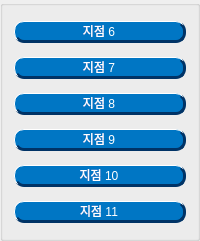
                  <widget class="QGroupBox" name="groupBox_13">
                   <property name="title">
                    <string/>
                   </property>
                   <layout class="QVBoxLayout" name="verticalLayout_3">
                    <item>
                     <widget class="QPushButton" name="pose_6_btn">
                      <property name="sizePolicy">
                       <sizepolicy hsizetype="Expanding" vsizetype="Expanding">
                        <horstretch>0</horstretch>
                        <verstretch>0</verstretch>
                       </sizepolicy>
                      </property>
                      <property name="styleSheet">
                       <string notr="true">/* 1. 모든 관련 버튼 공통 기본 스타일 (파란색) */
#home_pose_btn, #waypoint_pose_btn, 
#pose_1_btn, #pose_2_btn, #pose_3_btn, #pose_4_btn, #pose_5_btn, 
#pose_6_btn, #pose_7_btn, #pose_8_btn, #pose_9_btn, #pose_10_btn, #pose_11_btn,
#cell_1_btn, #cell_2_btn {
    color: #ffffff;
    background-color: #0076c4; /* 기본 배경: 파란색 */
    font: bold 16pt &quot;Arial&quot;;
    border: 1px solid #ffffff;
    border-radius: 10px;
    border-bottom: 3px solid #003366;
    border-right: 3px solid #003366;
    margin-top: 4px;                 
    margin-bottom: 4px;
}

/* 2. 비활성화 상태 (Disabled): 회색 */
#home_pose_btn:disabled, #waypoint_pose_btn:disabled,
#pose_1_btn:disabled, #pose_2_btn:disabled, #pose_3_btn:disabled, #pose_4_btn:disabled, #pose_5_btn:disabled, 
#pose_6_btn:disabled, #pose_7_btn:disabled, #pose_8_btn:disabled, #pose_9_btn:disabled, #pose_10_btn:disabled, #pose_11_btn:disabled,
#cell_1_btn:disabled, #cell_2_btn:disabled {
    background-color: #888888 !important; /* 배경 강제 회색 */
    color: #cccccc;
    border: 1px solid #aaaaaa;
    border-bottom: 3px solid #555555;
    border-right: 3px solid #555555;
}

/* 3. 버튼이 체크(눌려 있는 유지 상태)되었을 때: 확실한 초록색 */
#home_pose_btn:checked, #waypoint_pose_btn:checked,
#pose_1_btn:checked, #pose_2_btn:checked, #pose_3_btn:checked, #pose_4_btn:checked, #pose_5_btn:checked, 
#pose_6_btn:checked, #pose_7_btn:checked, #pose_8_btn:checked, #pose_9_btn:checked, #pose_10_btn:checked, #pose_11_btn:checked,
#cell_1_btn:checked, #cell_2_btn:checked {
    background-color: #6ac529 !important; /* 배경 강제 초록색 */
    border-bottom: 3px solid #439608;
    border-right: 3px solid #439608;
}

/* 5. 클릭하는 순간 (눌리는 애니메이션) */
#home_pose_btn:pressed, #waypoint_pose_btn:pressed,
#pose_1_btn:pressed, #pose_2_btn:pressed, #pose_3_btn:pressed, #pose_4_btn:pressed, #pose_5_btn:pressed, 
#pose_6_btn:pressed, #pose_7_btn:pressed, #pose_8_btn:pressed, #pose_9_btn:pressed, #pose_10_btn:pressed, #pose_11_btn:pressed,
#cell_1_btn:pressed, #cell_2_btn:pressed {
    background-color: #005a9e;
    border-top: 3px solid #003366;
    border-left: 3px solid #003366;
    border-bottom: none;
    border-right: none;
    margin-top: 6px;
    margin-bottom: 2px;
}</string>
                      </property>
                      <property name="text">
                       <string>지점 6</string>
                      </property>
                      <property name="checkable">
                       <bool>true</bool>
                      </property>
                     </widget>
                    </item>
                    <item>
                     <widget class="QPushButton" name="pose_7_btn">
                      <property name="sizePolicy">
                       <sizepolicy hsizetype="Expanding" vsizetype="Expanding">
                        <horstretch>0</horstretch>
                        <verstretch>0</verstretch>
                       </sizepolicy>
                      </property>
                      <property name="styleSheet">
                       <string notr="true">/* 1. 모든 관련 버튼 공통 기본 스타일 (파란색) */
#home_pose_btn, #waypoint_pose_btn, 
#pose_1_btn, #pose_2_btn, #pose_3_btn, #pose_4_btn, #pose_5_btn, 
#pose_6_btn, #pose_7_btn, #pose_8_btn, #pose_9_btn, #pose_10_btn, #pose_11_btn,
#cell_1_btn, #cell_2_btn {
    color: #ffffff;
    background-color: #0076c4; /* 기본 배경: 파란색 */
    font: bold 16pt &quot;Arial&quot;;
    border: 1px solid #ffffff;
    border-radius: 10px;
    border-bottom: 3px solid #003366;
    border-right: 3px solid #003366;
    margin-top: 4px;                 
    margin-bottom: 4px;
}

/* 2. 비활성화 상태 (Disabled): 회색 */
#home_pose_btn:disabled, #waypoint_pose_btn:disabled,
#pose_1_btn:disabled, #pose_2_btn:disabled, #pose_3_btn:disabled, #pose_4_btn:disabled, #pose_5_btn:disabled, 
#pose_6_btn:disabled, #pose_7_btn:disabled, #pose_8_btn:disabled, #pose_9_btn:disabled, #pose_10_btn:disabled, #pose_11_btn:disabled,
#cell_1_btn:disabled, #cell_2_btn:disabled {
    background-color: #888888 !important; /* 배경 강제 회색 */
    color: #cccccc;
    border: 1px solid #aaaaaa;
    border-bottom: 3px solid #555555;
    border-right: 3px solid #555555;
}

/* 3. 버튼이 체크(눌려 있는 유지 상태)되었을 때: 확실한 초록색 */
#home_pose_btn:checked, #waypoint_pose_btn:checked,
#pose_1_btn:checked, #pose_2_btn:checked, #pose_3_btn:checked, #pose_4_btn:checked, #pose_5_btn:checked, 
#pose_6_btn:checked, #pose_7_btn:checked, #pose_8_btn:checked, #pose_9_btn:checked, #pose_10_btn:checked, #pose_11_btn:checked,
#cell_1_btn:checked, #cell_2_btn:checked {
    background-color: #6ac529 !important; /* 배경 강제 초록색 */
    border-bottom: 3px solid #439608;
    border-right: 3px solid #439608;
}

/* 5. 클릭하는 순간 (눌리는 애니메이션) */
#home_pose_btn:pressed, #waypoint_pose_btn:pressed,
#pose_1_btn:pressed, #pose_2_btn:pressed, #pose_3_btn:pressed, #pose_4_btn:pressed, #pose_5_btn:pressed, 
#pose_6_btn:pressed, #pose_7_btn:pressed, #pose_8_btn:pressed, #pose_9_btn:pressed, #pose_10_btn:pressed, #pose_11_btn:pressed,
#cell_1_btn:pressed, #cell_2_btn:pressed {
    background-color: #005a9e;
    border-top: 3px solid #003366;
    border-left: 3px solid #003366;
    border-bottom: none;
    border-right: none;
    margin-top: 6px;
    margin-bottom: 2px;
}</string>
                      </property>
                      <property name="text">
                       <string>지점 7</string>
                      </property>
                      <property name="checkable">
                       <bool>true</bool>
                      </property>
                     </widget>
                    </item>
                    <item>
                     <widget class="QPushButton" name="pose_8_btn">
                      <property name="sizePolicy">
                       <sizepolicy hsizetype="Expanding" vsizetype="Expanding">
                        <horstretch>0</horstretch>
                        <verstretch>0</verstretch>
                       </sizepolicy>
                      </property>
                      <property name="styleSheet">
                       <string notr="true">/* 1. 모든 관련 버튼 공통 기본 스타일 (파란색) */
#home_pose_btn, #waypoint_pose_btn, 
#pose_1_btn, #pose_2_btn, #pose_3_btn, #pose_4_btn, #pose_5_btn, 
#pose_6_btn, #pose_7_btn, #pose_8_btn, #pose_9_btn, #pose_10_btn, #pose_11_btn,
#cell_1_btn, #cell_2_btn {
    color: #ffffff;
    background-color: #0076c4; /* 기본 배경: 파란색 */
    font: bold 16pt &quot;Arial&quot;;
    border: 1px solid #ffffff;
    border-radius: 10px;
    border-bottom: 3px solid #003366;
    border-right: 3px solid #003366;
    margin-top: 4px;                 
    margin-bottom: 4px;
}

/* 2. 비활성화 상태 (Disabled): 회색 */
#home_pose_btn:disabled, #waypoint_pose_btn:disabled,
#pose_1_btn:disabled, #pose_2_btn:disabled, #pose_3_btn:disabled, #pose_4_btn:disabled, #pose_5_btn:disabled, 
#pose_6_btn:disabled, #pose_7_btn:disabled, #pose_8_btn:disabled, #pose_9_btn:disabled, #pose_10_btn:disabled, #pose_11_btn:disabled,
#cell_1_btn:disabled, #cell_2_btn:disabled {
    background-color: #888888 !important; /* 배경 강제 회색 */
    color: #cccccc;
    border: 1px solid #aaaaaa;
    border-bottom: 3px solid #555555;
    border-right: 3px solid #555555;
}

/* 3. 버튼이 체크(눌려 있는 유지 상태)되었을 때: 확실한 초록색 */
#home_pose_btn:checked, #waypoint_pose_btn:checked,
#pose_1_btn:checked, #pose_2_btn:checked, #pose_3_btn:checked, #pose_4_btn:checked, #pose_5_btn:checked, 
#pose_6_btn:checked, #pose_7_btn:checked, #pose_8_btn:checked, #pose_9_btn:checked, #pose_10_btn:checked, #pose_11_btn:checked,
#cell_1_btn:checked, #cell_2_btn:checked {
    background-color: #6ac529 !important; /* 배경 강제 초록색 */
    border-bottom: 3px solid #439608;
    border-right: 3px solid #439608;
}

/* 5. 클릭하는 순간 (눌리는 애니메이션) */
#home_pose_btn:pressed, #waypoint_pose_btn:pressed,
#pose_1_btn:pressed, #pose_2_btn:pressed, #pose_3_btn:pressed, #pose_4_btn:pressed, #pose_5_btn:pressed, 
#pose_6_btn:pressed, #pose_7_btn:pressed, #pose_8_btn:pressed, #pose_9_btn:pressed, #pose_10_btn:pressed, #pose_11_btn:pressed,
#cell_1_btn:pressed, #cell_2_btn:pressed {
    background-color: #005a9e;
    border-top: 3px solid #003366;
    border-left: 3px solid #003366;
    border-bottom: none;
    border-right: none;
    margin-top: 6px;
    margin-bottom: 2px;
}</string>
                      </property>
                      <property name="text">
                       <string>지점 8</string>
                      </property>
                      <property name="checkable">
                       <bool>true</bool>
                      </property>
                     </widget>
                    </item>
                    <item>
                     <widget class="QPushButton" name="pose_9_btn">
                      <property name="sizePolicy">
                       <sizepolicy hsizetype="Expanding" vsizetype="Expanding">
                        <horstretch>0</horstretch>
                        <verstretch>0</verstretch>
                       </sizepolicy>
                      </property>
                      <property name="styleSheet">
                       <string notr="true">/* 1. 모든 관련 버튼 공통 기본 스타일 (파란색) */
#home_pose_btn, #waypoint_pose_btn, 
#pose_1_btn, #pose_2_btn, #pose_3_btn, #pose_4_btn, #pose_5_btn, 
#pose_6_btn, #pose_7_btn, #pose_8_btn, #pose_9_btn, #pose_10_btn, #pose_11_btn,
#cell_1_btn, #cell_2_btn {
    color: #ffffff;
    background-color: #0076c4; /* 기본 배경: 파란색 */
    font: bold 16pt &quot;Arial&quot;;
    border: 1px solid #ffffff;
    border-radius: 10px;
    border-bottom: 3px solid #003366;
    border-right: 3px solid #003366;
    margin-top: 4px;                 
    margin-bottom: 4px;
}

/* 2. 비활성화 상태 (Disabled): 회색 */
#home_pose_btn:disabled, #waypoint_pose_btn:disabled,
#pose_1_btn:disabled, #pose_2_btn:disabled, #pose_3_btn:disabled, #pose_4_btn:disabled, #pose_5_btn:disabled, 
#pose_6_btn:disabled, #pose_7_btn:disabled, #pose_8_btn:disabled, #pose_9_btn:disabled, #pose_10_btn:disabled, #pose_11_btn:disabled,
#cell_1_btn:disabled, #cell_2_btn:disabled {
    background-color: #888888 !important; /* 배경 강제 회색 */
    color: #cccccc;
    border: 1px solid #aaaaaa;
    border-bottom: 3px solid #555555;
    border-right: 3px solid #555555;
}

/* 3. 버튼이 체크(눌려 있는 유지 상태)되었을 때: 확실한 초록색 */
#home_pose_btn:checked, #waypoint_pose_btn:checked,
#pose_1_btn:checked, #pose_2_btn:checked, #pose_3_btn:checked, #pose_4_btn:checked, #pose_5_btn:checked, 
#pose_6_btn:checked, #pose_7_btn:checked, #pose_8_btn:checked, #pose_9_btn:checked, #pose_10_btn:checked, #pose_11_btn:checked,
#cell_1_btn:checked, #cell_2_btn:checked {
    background-color: #6ac529 !important; /* 배경 강제 초록색 */
    border-bottom: 3px solid #439608;
    border-right: 3px solid #439608;
}

/* 5. 클릭하는 순간 (눌리는 애니메이션) */
#home_pose_btn:pressed, #waypoint_pose_btn:pressed,
#pose_1_btn:pressed, #pose_2_btn:pressed, #pose_3_btn:pressed, #pose_4_btn:pressed, #pose_5_btn:pressed, 
#pose_6_btn:pressed, #pose_7_btn:pressed, #pose_8_btn:pressed, #pose_9_btn:pressed, #pose_10_btn:pressed, #pose_11_btn:pressed,
#cell_1_btn:pressed, #cell_2_btn:pressed {
    background-color: #005a9e;
    border-top: 3px solid #003366;
    border-left: 3px solid #003366;
    border-bottom: none;
    border-right: none;
    margin-top: 6px;
    margin-bottom: 2px;
}</string>
                      </property>
                      <property name="text">
                       <string>지점 9</string>
                      </property>
                      <property name="checkable">
                       <bool>true</bool>
                      </property>
                     </widget>
                    </item>
                    <item>
                     <widget class="QPushButton" name="pose_10_btn">
                      <property name="sizePolicy">
                       <sizepolicy hsizetype="Expanding" vsizetype="Expanding">
                        <horstretch>0</horstretch>
                        <verstretch>0</verstretch>
                       </sizepolicy>
                      </property>
                      <property name="styleSheet">
                       <string notr="true">/* 1. 모든 관련 버튼 공통 기본 스타일 (파란색) */
#home_pose_btn, #waypoint_pose_btn, 
#pose_1_btn, #pose_2_btn, #pose_3_btn, #pose_4_btn, #pose_5_btn, 
#pose_6_btn, #pose_7_btn, #pose_8_btn, #pose_9_btn, #pose_10_btn, #pose_11_btn,
#cell_1_btn, #cell_2_btn {
    color: #ffffff;
    background-color: #0076c4; /* 기본 배경: 파란색 */
    font: bold 16pt &quot;Arial&quot;;
    border: 1px solid #ffffff;
    border-radius: 10px;
    border-bottom: 3px solid #003366;
    border-right: 3px solid #003366;
    margin-top: 4px;                 
    margin-bottom: 4px;
}

/* 2. 비활성화 상태 (Disabled): 회색 */
#home_pose_btn:disabled, #waypoint_pose_btn:disabled,
#pose_1_btn:disabled, #pose_2_btn:disabled, #pose_3_btn:disabled, #pose_4_btn:disabled, #pose_5_btn:disabled, 
#pose_6_btn:disabled, #pose_7_btn:disabled, #pose_8_btn:disabled, #pose_9_btn:disabled, #pose_10_btn:disabled, #pose_11_btn:disabled,
#cell_1_btn:disabled, #cell_2_btn:disabled {
    background-color: #888888 !important; /* 배경 강제 회색 */
    color: #cccccc;
    border: 1px solid #aaaaaa;
    border-bottom: 3px solid #555555;
    border-right: 3px solid #555555;
}

/* 3. 버튼이 체크(눌려 있는 유지 상태)되었을 때: 확실한 초록색 */
#home_pose_btn:checked, #waypoint_pose_btn:checked,
#pose_1_btn:checked, #pose_2_btn:checked, #pose_3_btn:checked, #pose_4_btn:checked, #pose_5_btn:checked, 
#pose_6_btn:checked, #pose_7_btn:checked, #pose_8_btn:checked, #pose_9_btn:checked, #pose_10_btn:checked, #pose_11_btn:checked,
#cell_1_btn:checked, #cell_2_btn:checked {
    background-color: #6ac529 !important; /* 배경 강제 초록색 */
    border-bottom: 3px solid #439608;
    border-right: 3px solid #439608;
}

/* 5. 클릭하는 순간 (눌리는 애니메이션) */
#home_pose_btn:pressed, #waypoint_pose_btn:pressed,
#pose_1_btn:pressed, #pose_2_btn:pressed, #pose_3_btn:pressed, #pose_4_btn:pressed, #pose_5_btn:pressed, 
#pose_6_btn:pressed, #pose_7_btn:pressed, #pose_8_btn:pressed, #pose_9_btn:pressed, #pose_10_btn:pressed, #pose_11_btn:pressed,
#cell_1_btn:pressed, #cell_2_btn:pressed {
    background-color: #005a9e;
    border-top: 3px solid #003366;
    border-left: 3px solid #003366;
    border-bottom: none;
    border-right: none;
    margin-top: 6px;
    margin-bottom: 2px;
}</string>
                      </property>
                      <property name="text">
                       <string>지점 10</string>
                      </property>
                      <property name="checkable">
                       <bool>true</bool>
                      </property>
                     </widget>
                    </item>
                    <item>
                     <widget class="QPushButton" name="pose_11_btn">
                      <property name="sizePolicy">
                       <sizepolicy hsizetype="Expanding" vsizetype="Expanding">
                        <horstretch>0</horstretch>
                        <verstretch>0</verstretch>
                       </sizepolicy>
                      </property>
                      <property name="styleSheet">
                       <string notr="true">/* 1. 모든 관련 버튼 공통 기본 스타일 (파란색) */
#home_pose_btn, #waypoint_pose_btn, 
#pose_1_btn, #pose_2_btn, #pose_3_btn, #pose_4_btn, #pose_5_btn, 
#pose_6_btn, #pose_7_btn, #pose_8_btn, #pose_9_btn, #pose_10_btn, #pose_11_btn,
#cell_1_btn, #cell_2_btn {
    color: #ffffff;
    background-color: #0076c4; /* 기본 배경: 파란색 */
    font: bold 16pt &quot;Arial&quot;;
    border: 1px solid #ffffff;
    border-radius: 10px;
    border-bottom: 3px solid #003366;
    border-right: 3px solid #003366;
    margin-top: 4px;                 
    margin-bottom: 4px;
}

/* 2. 비활성화 상태 (Disabled): 회색 */
#home_pose_btn:disabled, #waypoint_pose_btn:disabled,
#pose_1_btn:disabled, #pose_2_btn:disabled, #pose_3_btn:disabled, #pose_4_btn:disabled, #pose_5_btn:disabled, 
#pose_6_btn:disabled, #pose_7_btn:disabled, #pose_8_btn:disabled, #pose_9_btn:disabled, #pose_10_btn:disabled, #pose_11_btn:disabled,
#cell_1_btn:disabled, #cell_2_btn:disabled {
    background-color: #888888 !important; /* 배경 강제 회색 */
    color: #cccccc;
    border: 1px solid #aaaaaa;
    border-bottom: 3px solid #555555;
    border-right: 3px solid #555555;
}

/* 3. 버튼이 체크(눌려 있는 유지 상태)되었을 때: 확실한 초록색 */
#home_pose_btn:checked, #waypoint_pose_btn:checked,
#pose_1_btn:checked, #pose_2_btn:checked, #pose_3_btn:checked, #pose_4_btn:checked, #pose_5_btn:checked, 
#pose_6_btn:checked, #pose_7_btn:checked, #pose_8_btn:checked, #pose_9_btn:checked, #pose_10_btn:checked, #pose_11_btn:checked,
#cell_1_btn:checked, #cell_2_btn:checked {
    background-color: #6ac529 !important; /* 배경 강제 초록색 */
    border-bottom: 3px solid #439608;
    border-right: 3px solid #439608;
}

/* 5. 클릭하는 순간 (눌리는 애니메이션) */
#home_pose_btn:pressed, #waypoint_pose_btn:pressed,
#pose_1_btn:pressed, #pose_2_btn:pressed, #pose_3_btn:pressed, #pose_4_btn:pressed, #pose_5_btn:pressed, 
#pose_6_btn:pressed, #pose_7_btn:pressed, #pose_8_btn:pressed, #pose_9_btn:pressed, #pose_10_btn:pressed, #pose_11_btn:pressed,
#cell_1_btn:pressed, #cell_2_btn:pressed {
    background-color: #005a9e;
    border-top: 3px solid #003366;
    border-left: 3px solid #003366;
    border-bottom: none;
    border-right: none;
    margin-top: 6px;
    margin-bottom: 2px;
}</string>
                      </property>
                      <property name="text">
                       <string>지점 11</string>
                      </property>
                      <property name="checkable">
                       <bool>true</bool>
                      </property>
                     </widget>
                    </item>
                   </layout>
                  </widget>
